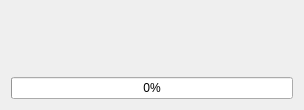
<?xml version="1.0" encoding="UTF-8"?>
<ui version="4.0">
 <class>Dialog</class>
 <widget class="QDialog" name="Dialog">
  <property name="geometry">
   <rect>
    <x>0</x>
    <y>0</y>
    <width>304</width>
    <height>107</height>
   </rect>
  </property>
  <property name="windowTitle">
   <string>Processing...</string>
  </property>
  <layout class="QVBoxLayout" name="verticalLayout_2">
   <item>
    <layout class="QVBoxLayout" name="v_layout">
     <item>
      <widget class="QLabel" name="status_label">
       <property name="minimumSize">
        <size>
         <width>200</width>
         <height>60</height>
        </size>
       </property>
       <property name="text">
        <string notr="true">&lt;status_text&gt;</string>
       </property>
       <property name="alignment">
        <set>Qt::AlignCenter</set>
       </property>
      </widget>
     </item>
     <item>
      <widget class="QProgressBar" name="progress_bar">
       <property name="value">
        <number>0</number>
       </property>
      </widget>
     </item>
    </layout>
   </item>
  </layout>
 </widget>
 <resources/>
 <connections/>
</ui>
